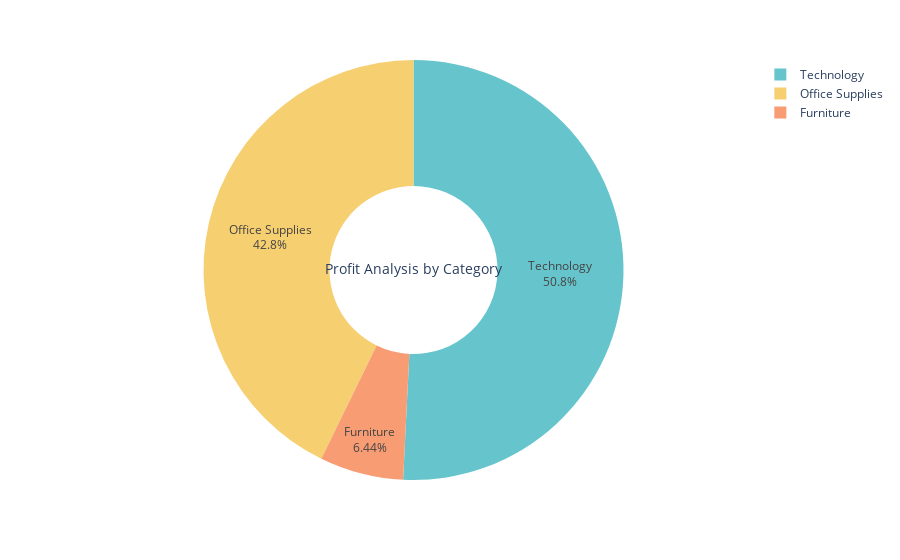

Notebook code cell kept with this figure:
### Code cell
fig = px.pie(profit_by_category,
            values='Profit',
            names='Category',
            hole=0.4,
            color_discrete_sequence=px.colors.qualitative.Pastel)
fig.update_traces(textposition='inside',textinfo='percent+label')
fig.update_traces(title_text='Profit Analysis by Category',title_font=dict(size=84))
fig.show()

### Figure 1 — Plotly figure (JSON) as saved in the notebook; plotly's stock layout.template omitted (floating-point values rounded to 4 significant figures)
{"data": [{"domain": {"x": [0, 1], "y": [0, 1]}, "hole": 0.4, "hovertemplate": "Category=%{label}<br>Profit=%{value}<extra></extra>", "labels": ["Furniture", "Office Supplies", "Technology"], "legendgroup": "", "name": "", "showlegend": true, "textinfo": "percent+label", "textposition": "inside", "title": {"font": {"size": 84}, "text": "Profit Analysis by Category"}, "type": "pie", "values": [18450.0, 122500.0, 145500.0]}], "layout": {"autosize": true, "legend": {"tracegroupgap": 0}, "margin": {"t": 60}, "piecolorway": ["rgb(102, 197, 204)", "rgb(246, 207, 113)", "rgb(248, 156, 116)", "rgb(220, 176, 242)", "rgb(135, 197, 95)", "rgb(158, 185, 243)", "rgb(254, 136, 177)", "rgb(201, 219, 116)", "rgb(139, 224, 164)", "rgb(180, 151, 231)", "rgb(179, 179, 179)"]}}
